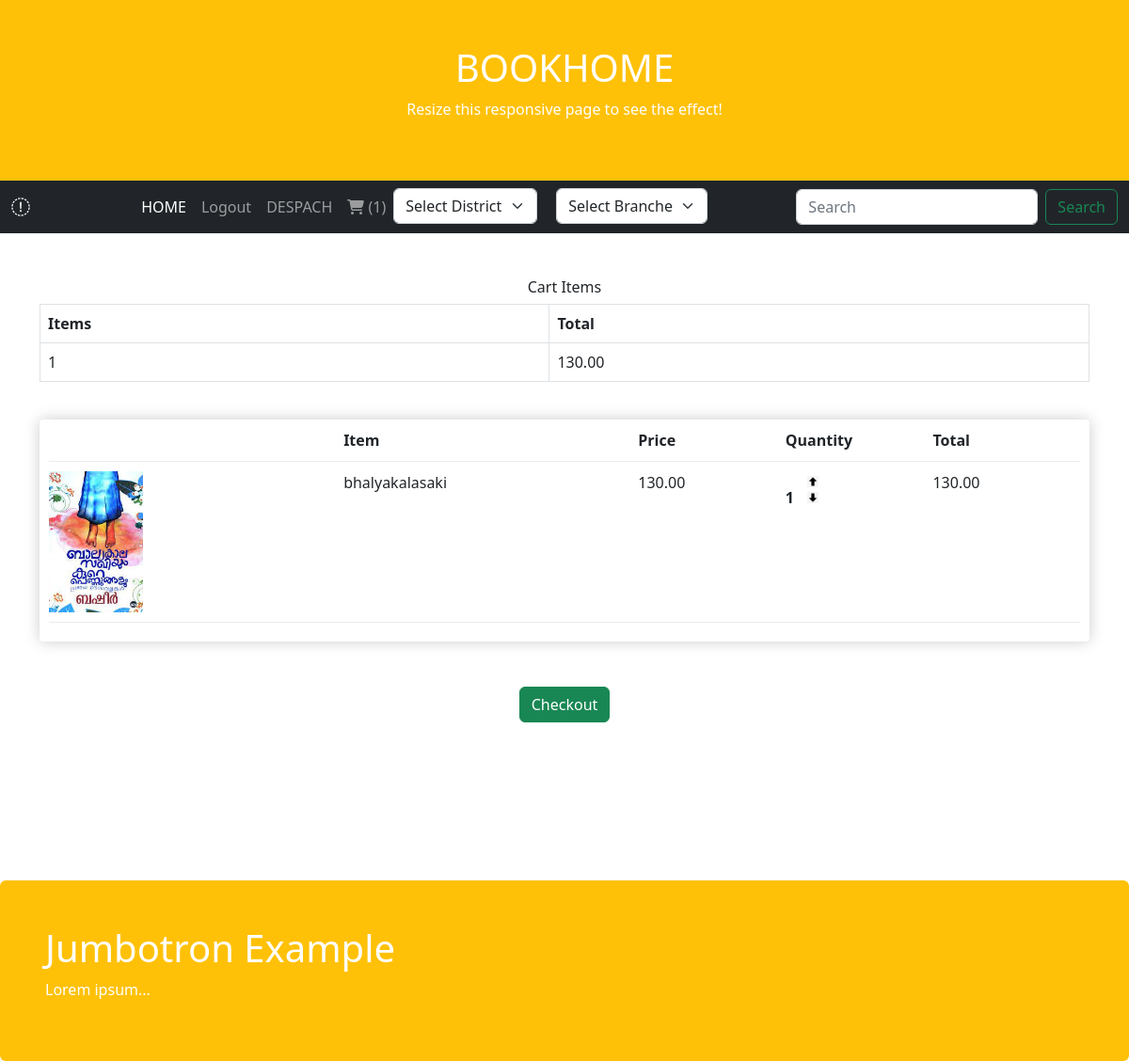
The app's page /cart/cartDetails (signed in), older data.
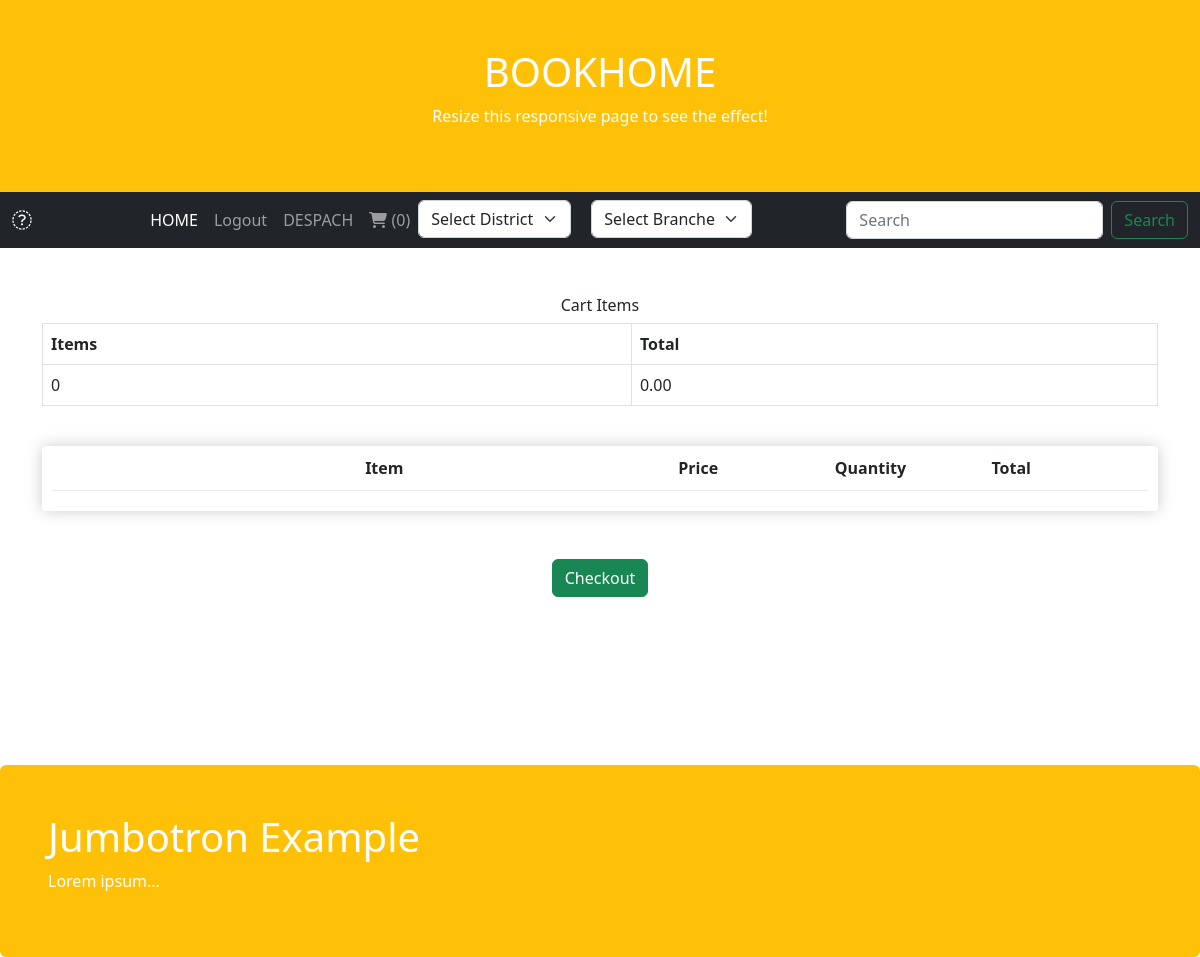
The same page, newer data.
### cartpage/models.py (models this page shows, shortened)
class items(models.Model):
    prodt=models.ForeignKey(Book,on_delete=models.SET_NULL,null=True,blank=True)
    cart=models.ForeignKey(cartlist,on_delete=models.SET_NULL, null=True, blank=True)
    quan=models.IntegerField()
    active=models.BooleanField(default=True)
    @property
    def get_total(self):
        total=int(self.prodt.book_price )* self.quan
        return total

### mybook/models.py (models this page shows, shortened)
class Book(models.Model):
    book_name = models.CharField(max_length=20)
    book_price=models.DecimalField(max_digits=10,decimal_places=2)
    book_author = models.ForeignKey(Author, on_delete=models.CASCADE)
    book_image=models.ImageField(upload_to='books',blank=True)
    desc=models.TextField(null=False)
    stock=models.IntegerField(null=False)
    available=models.BooleanField(default=True)

### cartpage/views.py (the view)
# urls.py: path('cartDetails', views.cart_details, name='cartDetails'),
@login_required(login_url='login')
def cart_details(request,total=0,count=0,cart_items=None):
    person = User.objects.get(id=request.user.id)
    try:
        ct = cartlist.objects.get(customer=person,complete=False)
        ct_items = items.objects.filter(cart=ct,active=True)
        for i in ct_items:
            total += (i.prodt.book_price*i.quan)
            count += i.quan
    except ObjectDoesNotExist:
        ct_items=[]
        total=0
        count=0
    return render(request, 'cart.html', {'ci': ct_items, 't': total, 'cn': count})

### templates/cart.html (shortened to what this page needs)
{% extends 'base.html' %}
{% block content %}
{%load static%}
<head>
  <link rel="stylesheet" href="{% static 'css/cart.css'%}">
</head>
<br><br>
<div class="container">
  <div class="panel panel-primary">
    <div class="panel-heading">
      <h6 class="panel-title">Cart Items</h6>
    </div>
    <table class="table table-hover table-bordered" id="dev-table">
      <thead>
        <tr>
          <th>Items</th>
          <th>Total</th>
        </tr>
      </thead>
      <tr>
        <td>{{cn}}</td>
        <td>{{t|floatformat:2}}</td>
      </tr>
    </table>
  </div>
  <br>
  <div class="box-element">
    <div class="cart-row">
        <div style="flex:2;"></div>
        <div style="flex:2;"><strong>Item</strong></div>
        <div style="flex:1;"><strong>Price</strong></div>
        <div style="flex:1;"><strong>Quantity</strong></div>
        <div style="flex:1;"><strong>Total</strong></div>
    </div>
    {% for item in ci%}
    <div class="cart-row">
        <div style="flex:2;"><img class="row-image" src="{{item.prodt.book_image.url}}" alt="image"></div>
        <div style="flex:2;">{{item.prodt.book_name}}</div>
        <div style="flex:1;"><span>{{item.prodt.book_price|floatformat:2}}</span></div>
        <div style="flex:1;">
            <p class="quantity">{{item.quan}}</p>
            <div class="quantity">
                <img data-product={{item.prodt.id}} data-action="add" class="chg-quantity update-cart"
                src="{% static 'images/arrowup1.png'%}" alt="arrowup">
                <img data-product={{item.prodt.id}} data-action="remove" class="chg-quantity update-cart"
                src="{% static 'images/arrowdown.png'%}" alt="arrowdown">
            </div>
        </div>
        <div style="flex:1;">{{item.get_total|floatformat:2}}</div>
    </div>
    {% endfor%}
  </div>
</div>
<br>
<br>
<div style="text-align:center;" >
    <a class="btn btn-success" href="{%url 'checkout'%}">Checkout</a>
</div>
<br><br><br><br><br><br>
{% endblock content %}

Row changes from the older to the newer data that the page shows:
no longer on this page (row edited): items: prodt.book_image (picture), prodt.book_name "bhalyakalasaki", prodt.book_price "130.00", quan "1", get_total "130.00"
Text that changed along with them:
{{ cn }}: "1" → "0"
{{ t|floatformat:2 }}: "130.00" → "0.00"
